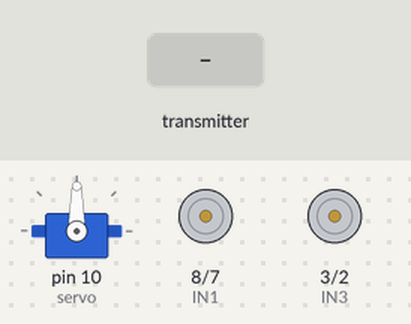
A program run on a simulated Arduino Uno, built with avr-gcc and run on an emulated ATmega328P. Parts: servo, motor-driver pin pairs drawn as motors (green arrow = first pin HIGH = forward, orange = second pin HIGH = backward, longer = more drive, scaled by the enable pin). The inputs (shaded band) are chosen by the test bench. No radio packets arrive unless stated.

Above: at 1.2 s.
1.3 s: the transmitter starts sending coordinate.0 = 0
At 2.5 s:
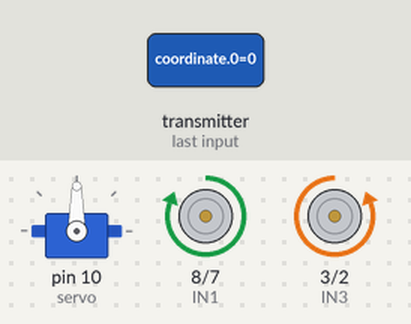
2.8 s: the transmitter starts sending coordinate.1 = 256
At 3.9 s:
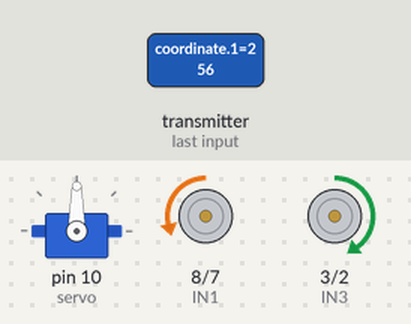
4.3 s: the transmitter starts sending coordinate.0 = 512
At 5.0 s:
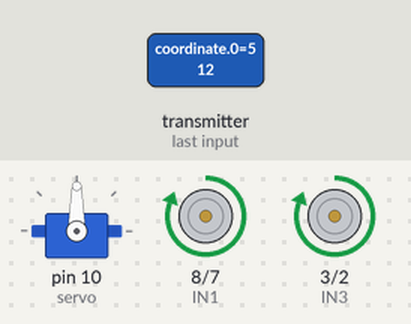
5.8 s: the transmitter starts sending coordinate.0 = 1023
At 6.2 s:
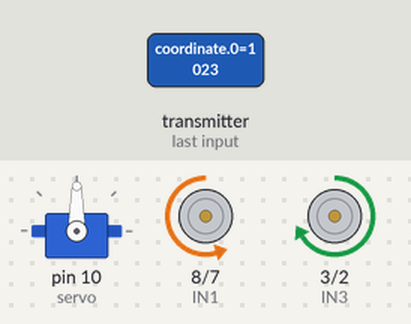
7.3 s: the transmitter starts sending coordinate.1 = 0
At 8.5 s:
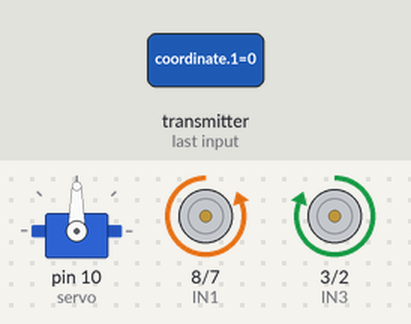
8.8 s: the transmitter starts sending coordinate.0 = 256
At 9.6 s:
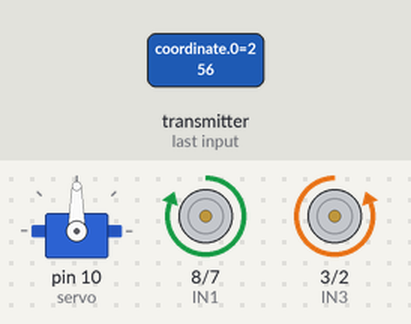
Timing chart, 0 to 11.3 s (numbered marks = the images above; inputs shaded):
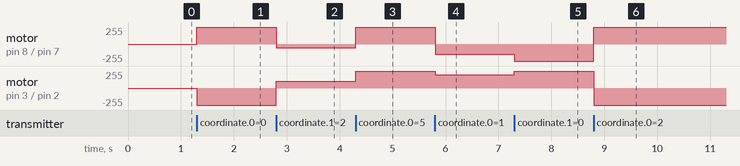

Measured:
- after the input at 1.3 s, motor on pin 8 (IN1) / pin 7 (IN2): stopped → forward 255/255 at once; motor on pin 3 (IN3) / pin 2 (IN4): stopped → backward 255/255 at once
- after the input at 2.8 s, motor on pin 8 (IN1) / pin 7 (IN2): forward 255/255 → backward 56/255 at once; motor on pin 3 (IN3) / pin 2 (IN4): backward 255/255 → forward 100/255 at once
- after the input at 4.3 s, motor on pin 8 (IN1) / pin 7 (IN2): backward 56/255 → forward 255/255 at once; motor on pin 3 (IN3) / pin 2 (IN4): forward 100/255 → forward 255/255 at once
- after the input at 5.8 s, motor on pin 8 (IN1) / pin 7 (IN2): forward 255/255 → backward 156/255 at once; motor on pin 3 (IN3) / pin 2 (IN4): forward 255/255 → forward 200/255 at once
- after the input at 7.3 s, motor on pin 8 (IN1) / pin 7 (IN2): backward 156/255 → backward 255/255 at once; motor on pin 3 (IN3) / pin 2 (IN4): forward 200/255 → forward 255/255 at once
- after the input at 8.8 s, motor on pin 8 (IN1) / pin 7 (IN2): backward 255/255 → forward 255/255 at once; motor on pin 3 (IN3) / pin 2 (IN4): forward 255/255 → backward 255/255 at once

The program:

main.cpp
```cpp
#include <Arduino.h>
#include "Servo.h"
#include <SPI.h>
#include <nRF24L01.h>
#include <RF24.h>
#include "car.h"

//intialize classes and variables
car Car;
Servo servo;
RF24 radio (9,10); //CE, CSN
const byte address [6] = "00001";
int coordinate[11];

//setup code that runs once
void setup() {
  Serial.begin (9600);
  radio.begin();
  radio.openReadingPipe(0,address);
  radio.setPALevel(RF24_PA_MIN) ;
  radio.startListening();
  pinMode(IN1, OUTPUT);
  pinMode(IN2, OUTPUT);
  pinMode(IN3, OUTPUT);
  pinMode(IN4, OUTPUT);
  pinMode(ENA, OUTPUT);
  pinMode(ENB, OUTPUT);
  servo.attach(10);
}

void loop() {
  Car.readCoord();
}
```

car.cpp
```cpp
#include <Arduino.h>
#include <SPI.h>
#include <nRF24L01.h>
#include <RF24.h>
#include "car.h"
#include "Servo.h"

/*
 *   Hex to Binary Cheat Sheet
 *  ==========================================
 *   A = 1010 -> both motors forward
 *   9 = 1001 -> right forward, left backward
 *   6 = 0110 -> left forward, right backward
 *   5 = 0101 -> both motors backward
 */

// Private helper to update motor state only if changed
void car::send_to_driver(unsigned char bit, int PWML, int PWMR){
    digitalWrite(IN1, ((bit >> 3) & 0x1)); // right forward
    digitalWrite(IN2, ((bit >> 2) & 0x1)); // right backward
    digitalWrite(IN3, ((bit >> 1) & 0x1)); // left forward
    digitalWrite(IN4, ((bit >> 0) & 0x1)); // left backward

    analogWrite(ENA, PWMR); // right pwm
    analogWrite(ENB, PWML); // left pwm
}

// Forward movement
void car::forward(int PWM){
    send_to_driver(0x5, PWM, PWM);
}

// Backward movement
void car::backward(int PWM){
    send_to_driver(0xA, PWM, PWM);
}

// Stop movement
void car::stop(int PWM){
    send_to_driver(0x0, PWM, PWM);
}

// Turns the car by setting each motor's PWM
void car::turn(int PWML, int PWMR){
    if (PWML < 0) { // left motor backward, right motor forward
        send_to_driver(0x6, -PWML, PWMR);
    } else if (PWMR < 0) { // right motor backward, left motor forward
        send_to_driver(0x9, PWML, -PWMR);
    } else if (PWML < 0 && PWMR < 0) { // both motors backward
        send_to_driver(0xA, -PWML, -PWMR);
    } else { // both motors forward
        send_to_driver(0x5, PWML, PWMR);
    }
}

// Servo movement functions
void car::servoLeft(){
    for (int pos = 0; pos <= 180; pos += 10) {
        servo.write(pos);
        delay(5); // Adjust if needed for smoother movement
    }
}

void car::servoRight(){
    for (int pos = 180; pos >= 0; pos -= 10) {
        servo.write(pos);
        delay(5);
    }
}

// Main joystick command interpreter based on coordinates
void car::readCoord() {
    if (radio.available()) {
        radio.read(&coordinate, sizeof(coordinate));
        updateMovement();
    }
}

// Decides movement based on joystick position
void car::updateMovement() {
    if (coordinate[0] > 502 && coordinate[0] < 522) {  //top
        if (coordinate[1] > 512 && coordinate[1] < 1023){
            forward(255);
        }
        else if (coordinate[1] > 0 && coordinate[1] < 512){  //bottom
            backward(255);
        }
        else {  //center
            stop(0);
        }
    }

    else if (coordinate[0] > 512) {
        // Right-side joystick movement
        if (coordinate[1] > 522 && coordinate[1] < 1023){
            turn(100, 200); // top right
        }
        else if (coordinate[1] > 0 && coordinate[1] < 502){
             turn(-200, -100); // bottom right
        }
        else{
            turn(-255, 255); // middle right
        }
    }

    else if (coordinate[0] < 512) { //joytsick on left
        if (coordinate[1] > 522 && coordinate[1] < 1023){  //top left side
            turn(200, 100); //turn left
        }
        else if (coordinate[1] > 0 && coordinate[1] < 502){  //bottom left side
            turn(-100, -200); // reverse left
        }
        else{ //middle left side
            turn(255, -255); //turn on itself left
        }
    }
}
```

car.h
```cpp
#pragma once
#include <Arduino.h>
#include <SPI.h>
#include <nRF24L01.h>
#include <RF24.h>
#include "Servo.h"

/*pin allocation*/
#define IN1 8
#define IN2 7
#define IN3 3
#define IN4 2
#define ENA 5
#define ENB 6

extern Servo servo;
extern RF24 radio;        // Declare radio as an external variable
extern int coordinate[11]; // Declare coordinate array as an external variable
extern const byte address [6];

class car{
    private:

    public:
    /*Motor Functions*/
        void send_to_driver(unsigned char bit, int PWML, int PWMR);
        void backward (int PWM);
        void forward(int PWM);
        void stop(int PWM);
        void turn(int PWML, int PWMR);

    /*Servo Functions*/
        void servoLeft();
        void servoRight();

    /*Receiver Function*/
        void readCoord();
        void updateMovement();
};
```
